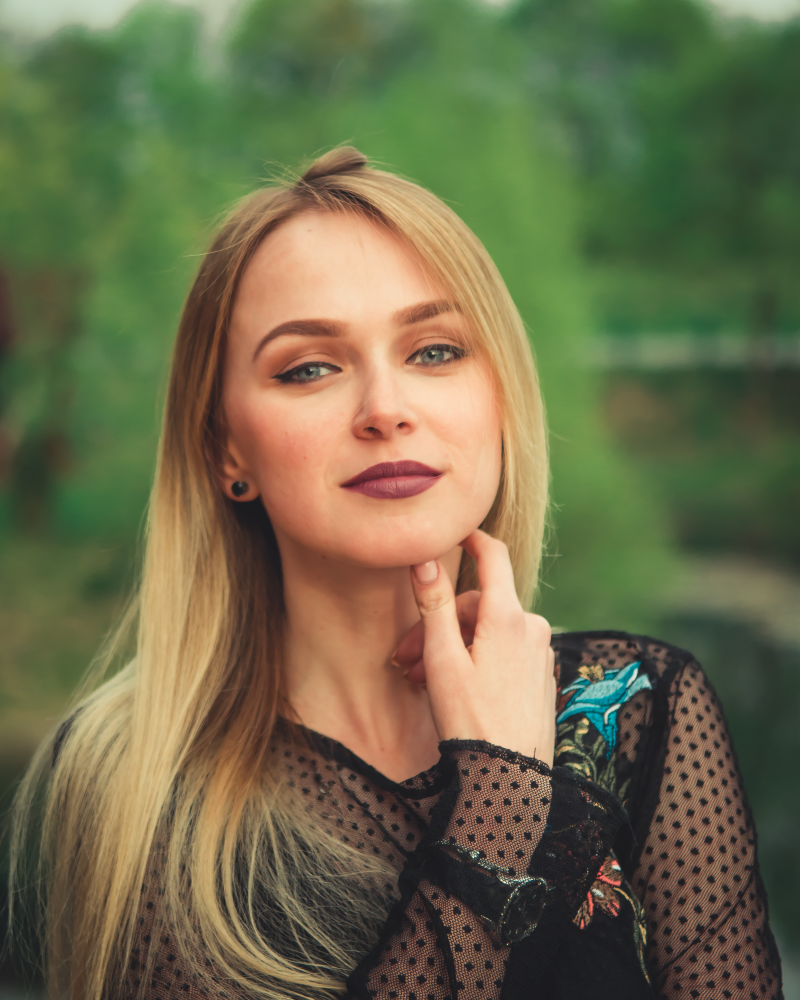
#> input picture 1.jpg, 4000 x 5000 px, found by its file name (shown at 1/5 size)
$ jupyter execute --allow-errors Image_Processing_Degradation_Restoration.ipynb   (older library calls are emulated)
#> lines starting #> are read from the running program, lines starting #| are printed output that depends on the picture
<a href="https://colab.research.google.com/github/bo0tman/ImageProcessing-Degradation-Restoration/blob/master/Image_Processing_Degradation_Restoration.ipynb" target="_parent"></a>

## *Basic Components*

### Requirements Installation

*   numpy
*   scipy
*   matplotlib
*   scikit-image

### Loading image

---

Importing Libraries and functions

---

[cell 1]
from skimage.io import imread, imread_collection
import matplotlib.pyplot as plt
from skimage.color import rgb2gray
import numpy as np

---

Image result

---

[cell 2]
img = imread('/content/drive/My Drive/Colab Notebooks/dataset-for-image-processing/1.jpg');
#> img is the input picture: shape (5000, 4000, 3); mean R, G, B 109.1, 106.9, 75.1

grayscale_img = rgb2gray(img)

fig, axes = plt.subplots(1, 2, figsize=(8, 8))
ax = axes.ravel()

# Left-side
ax[0].imshow(img)
ax[0].set_title("Original")
# Right-side
ax[1].imshow(grayscale_img, cmap=plt.cm.gray)
ax[1].set_title("Grayscale")

fig.tight_layout()
plt.show()

##  *Image Degradation*

*   Gaussian Noise (Amplifier Noise)
*   Salt and Pepper Noise
*   Poisson Noise (Short Noise)
*   Speckle Noise

### Applying Guassian Filter or Gaussian blur

---

Importing Libraries and functions

---

[cell 3]
from skimage.util import random_noise

---

Guassain Filter result

---

[cell 4]
# from scipy.ndimage import gaussian_filter
# img_as_np = np.asarray(grayscale_img)
# gaussian_fltr =gaussian_filter(img_as_np, sigma=12)
gaussian_fltr = random_noise(grayscale_img, mode='gaussian', var=0.1)

fig, axes = plt.subplots(2, 2, figsize=(8, 8))
ax = axes.ravel()

# Left-side
ax[0].imshow(grayscale_img)
ax[0].set_title("Grayscale")
# Right-side

ax[1].plot(grayscale_img[0,:])
ax[1].set_title("Grayscale Profile")

ax[2].imshow(gaussian_fltr)
ax[2].set_title("Gaussian filter")

ax[3].plot(gaussian_fltr[0,:])
ax[3].set_title("Gaussian filter Profile")

fig.tight_layout()
plt.show()
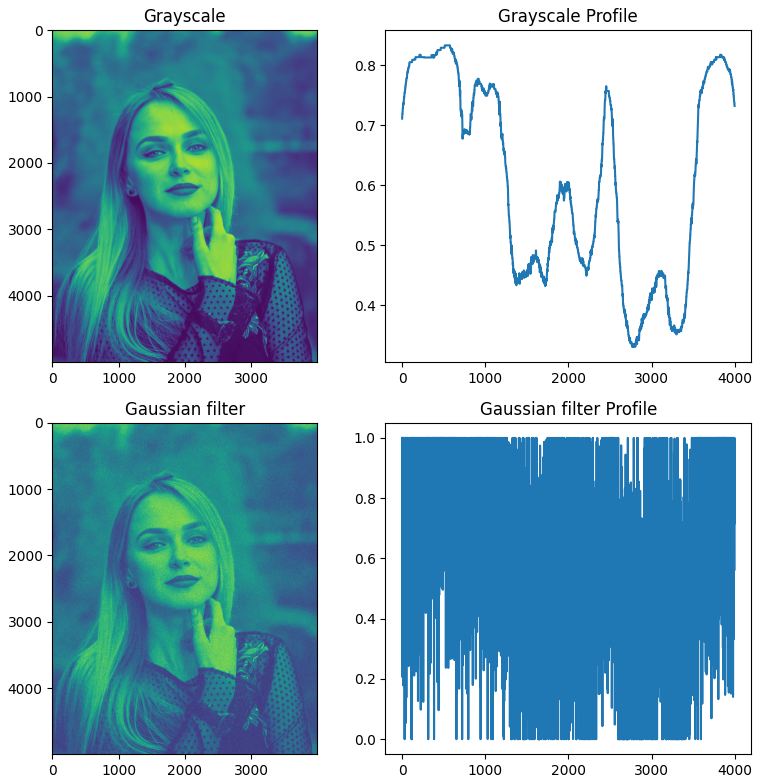
#> figure drawn by matplotlib, 4 panels; panel 2: curve peaks at x = 512, y = 0.833; panel 4: curve peaks at x = 0, y = 1

### Applying Salt and Pepper Noise

---

Salt and Pepper Noise result

---

[cell 5]
salt_noise = random_noise(grayscale_img, mode='salt', amount=0.1)
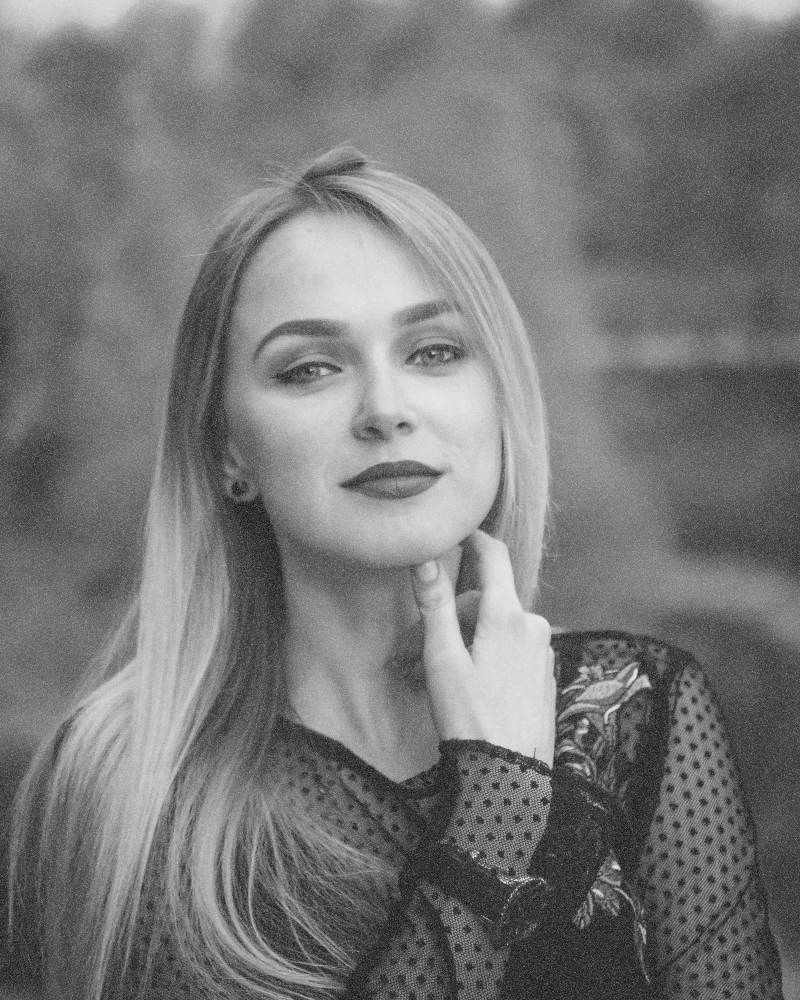
#> salt_noise: shape (5000, 4000) float64 (shown at 1/5 size); min 0.0888, max 1, mean 0.471
pepper_noise = random_noise(grayscale_img, mode='pepper', amount=0.1)
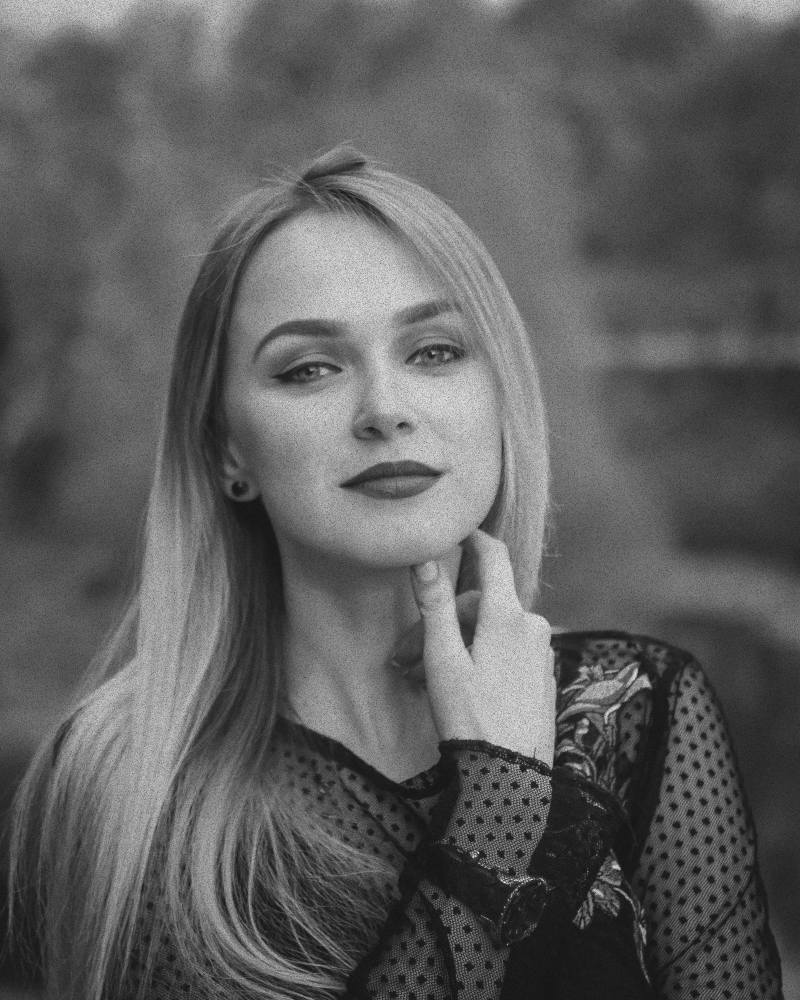
#> pepper_noise: shape (5000, 4000) float64 (shown at 1/5 size); min 0, max 0.992, mean 0.371
salt_and_pepper_noise = random_noise(grayscale_img, mode='s&p', amount=0.2)
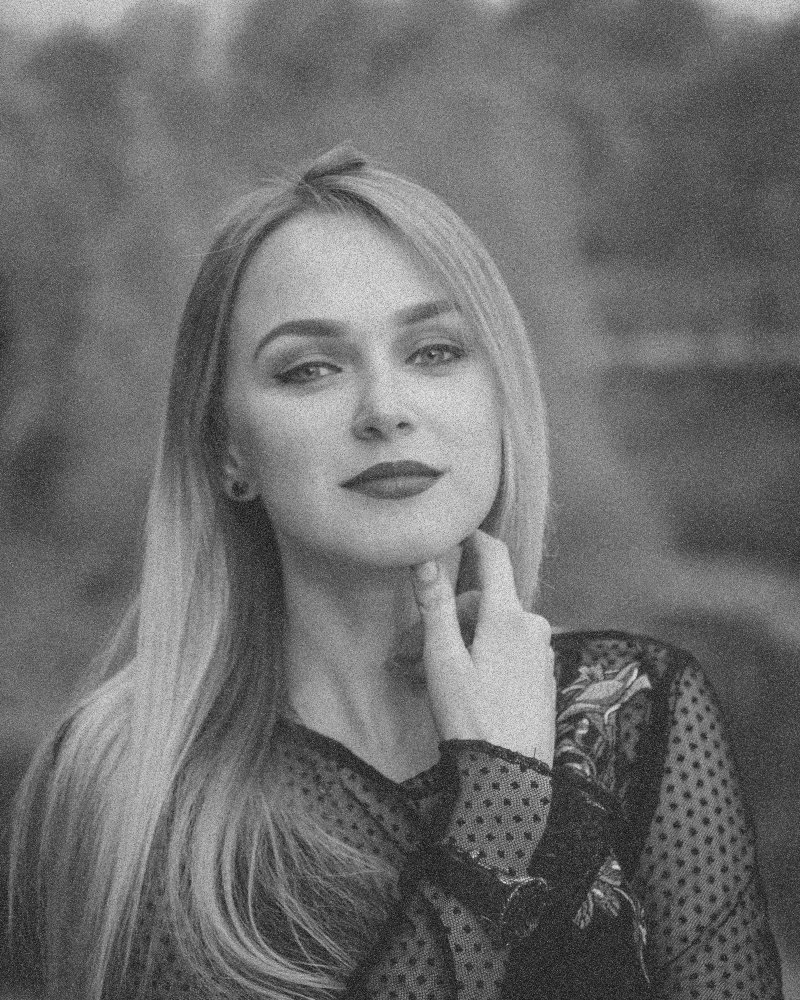
#> salt_and_pepper_noise: shape (5000, 4000) float64 (shown at 1/5 size); min 0, max 1, mean 0.43

fig, axes = plt.subplots(4, 2, figsize=(12, 12))
plt.gray()
ax = axes.ravel()

ax[0].imshow(grayscale_img)
ax[0].set_title("Grayscale")

ax[1].plot(grayscale_img[0,:])
ax[1].set_title("Grayscale Profile")

ax[2].imshow(salt_noise)
ax[2].set_title("Salt Noise")

ax[3].plot(salt_noise[0,:])
ax[3].set_title("Salt Noise Profile")

ax[4].imshow(pepper_noise)
ax[4].set_title("Pepper Noise")

ax[5].plot(pepper_noise[0,:])
ax[5].set_title("PepperNoise Profile")

ax[6].imshow(salt_and_pepper_noise)
ax[6].set_title("Salt and Pepper Noise")

ax[7].plot(salt_and_pepper_noise[0,:])
ax[7].set_title("Salt and Pepper Noise Profile")

fig.tight_layout()
plt.show()
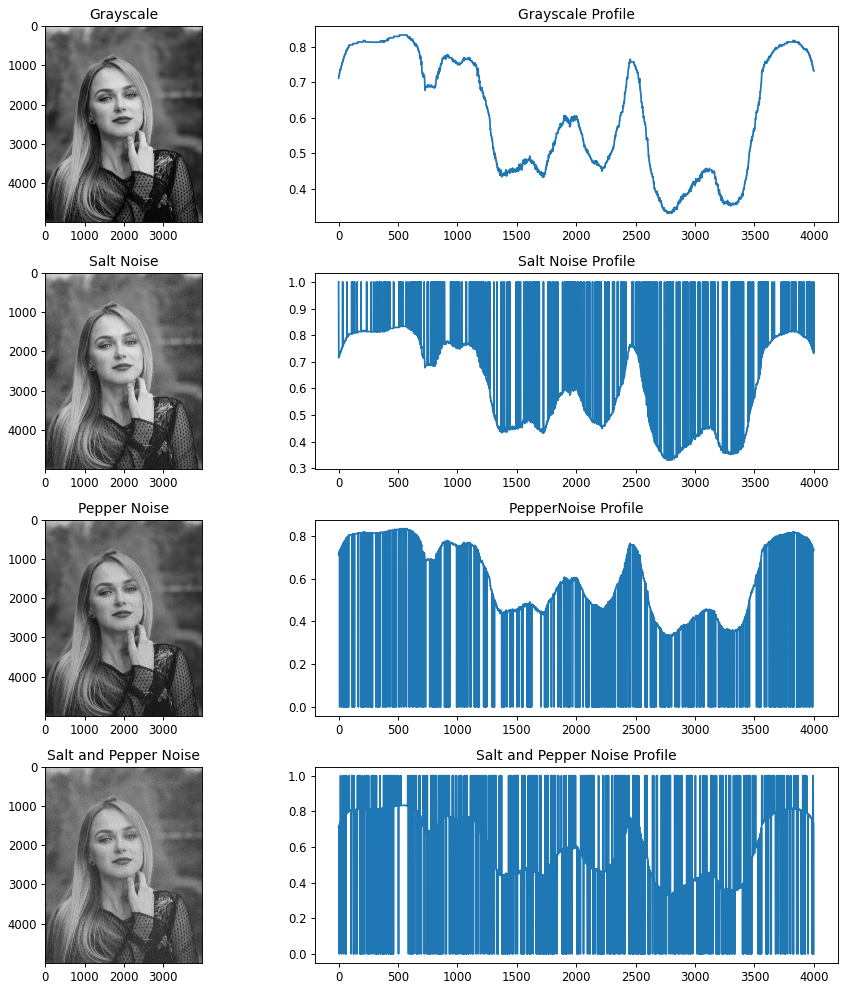
#> figure drawn by matplotlib, 8 panels; panel 2: curve peaks at x = 512, y = 0.833; panel 4: curve peaks at x = 0, y = 1; panel 6: curve peaks at x = 512, y = 0.833; panel 8: curve peaks at x = 16, y = 1

### Applying Poisson Noise

[cell 6]
from skimage import img_as_float

---

Poisson Noise result

---

#> (a cell that did not finish here is left out)

### Applying Speckle Noise

---

Speckle Noise result

---

#> (a cell that did not finish here is left out)

## *Image Restoration*

*   Median Filter
*   Non-local Means denoising
*   Adaptive Filter
*   LWiener Filter

---

Importing Libraries and functions

---

[cell 9]
from skimage.filters import median, threshold_local
from skimage.restoration import denoise_nl_means, estimate_sigma, wiener

### Using Median filter

---

Median Filter result

---

[cell 10]
median_filter = median(salt_and_pepper_noise)

fig, axes = plt.subplots(2, 2, figsize=(8, 8))
plt.gray()
ax = axes.ravel()

ax[0].imshow(salt_and_pepper_noise)
ax[0].set_title("Salt and Pepper Noise")

ax[1].plot(salt_and_pepper_noise[0,:])
ax[1].set_title("Salt and Pepper Noise Profile")

ax[2].imshow(median_filter)
ax[2].set_title("Median Filter")

ax[3].plot(median_filter[0,:])
ax[3].set_title("Median Filter Profile")

fig.tight_layout()
plt.show()
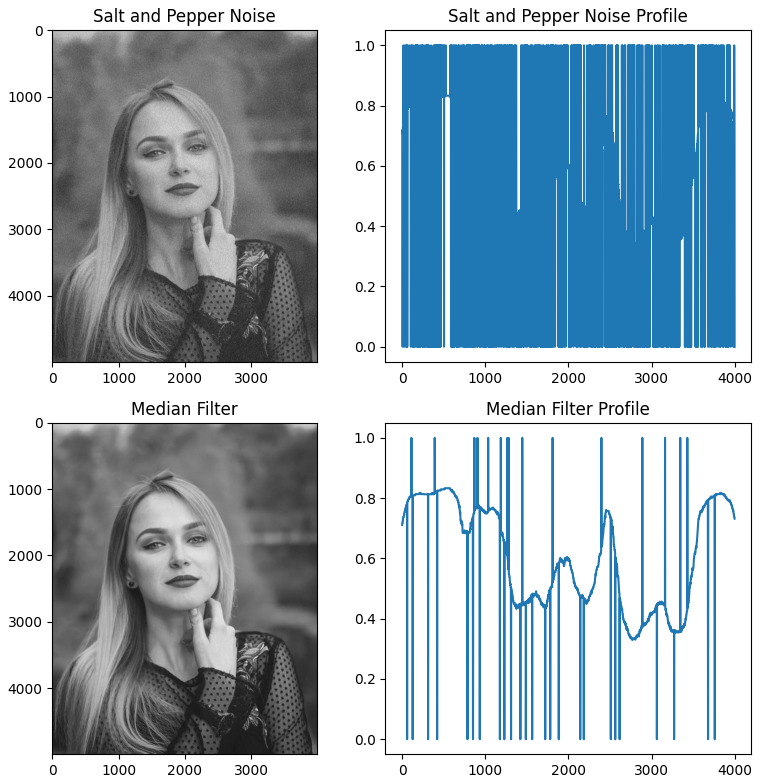
#> figure drawn by matplotlib, 4 panels; panel 2: curve peaks at x = 16, y = 1; panel 4: curve peaks at x = 111, y = 1

### Using Non-local Means Denoising

---

Non-local Means result

---

[cell 11]
sigma_est = np.mean(estimate_sigma(gaussian_fltr, multichannel=True))
#> sigma_est = 0.278

#> (the rest of this cell did not finish here and is left out)
